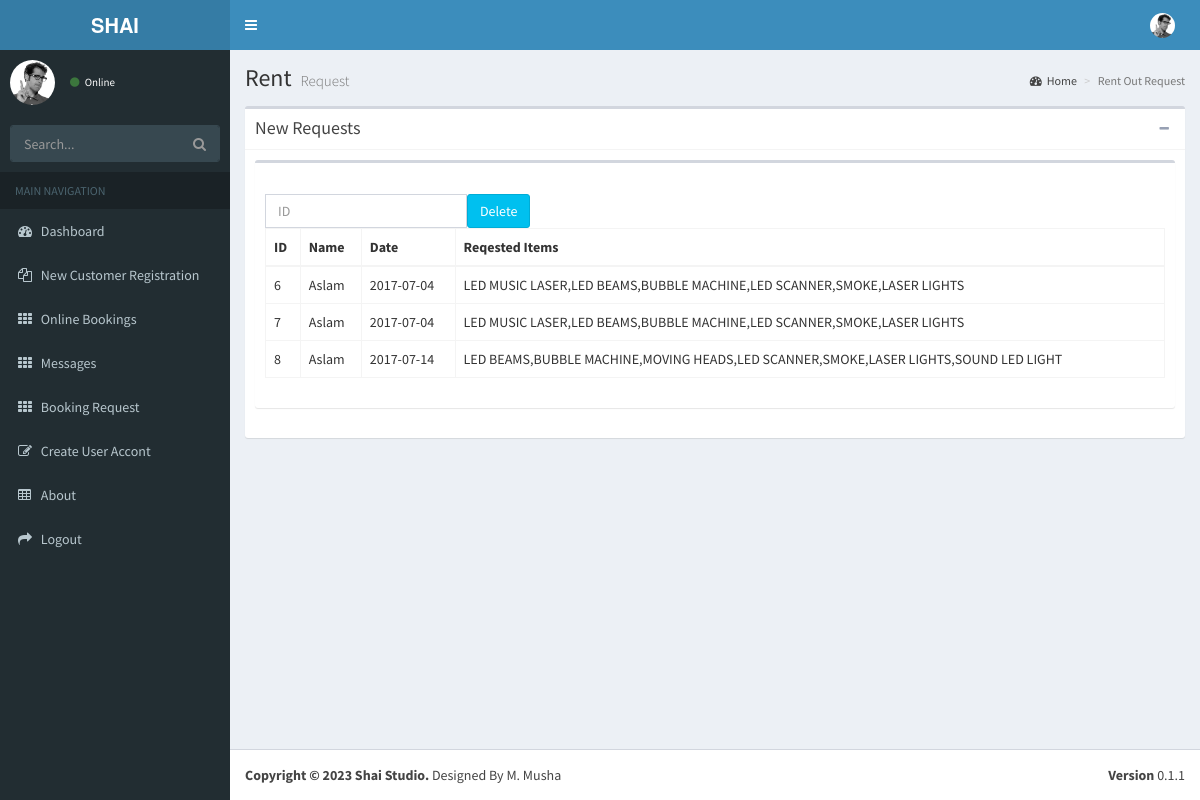
The page /Admin/Rentout.php (signed in) on the database its author committed.
### tables this page shows
CREATE TABLE `rent` (
  `Name` varchar(100) NOT NULL,
  `Date` date NOT NULL,
  `item` varchar(100) NOT NULL,
  `ID` int(11) NOT NULL
);

### Admin/Rentout.php (the view, shortened to what this page needs)
<?php include('session.php');
?>
<!DOCTYPE html>
<html>
<head>
  <link rel="stylesheet" href="bootstrap/css/bootstrap.min.css">
  <link rel="stylesheet" href="https://cdnjs.cloudflare.com/ajax/libs/font-awesome/4.5.0/css/font-awesome.min.css">
  <link rel="stylesheet" href="https://cdnjs.cloudflare.com/ajax/libs/ionicons/2.0.1/css/ionicons.min.css">
  <link rel="stylesheet" href="dist/css/AdminLTE.min.css">
  <link rel="stylesheet" href="dist/css/skins/_all-skins.min.css">
  <link rel="stylesheet" href="plugins/iCheck/flat/blue.css">
</head>
<body class="hold-transition skin-blue sidebar-mini">
<div class="wrapper">
  <header class="main-header">
    <a href="Dashboard.php" class="logo">
      <span class="logo-lg"><b>SHAI STUDIO</b>Production</span>
    </a>
    <nav class="navbar navbar-static-top">
      <a href="#" class="sidebar-toggle" data-toggle="offcanvas" role="button">
      </a>
      <div class="navbar-custom-menu">
        <ul class="nav navbar-nav">
          <li class="dropdown user user-menu">
            <a href="#" class="dropdown-toggle" data-toggle="dropdown">
              <img src="dist/img/user2-160x160.jpg" class="user-image" alt="User Image">
            </a>
          </li>
        </ul>
      </div>
    </nav>
  </header>
  <aside class="main-sidebar">
    <section class="sidebar">
      <div class="user-panel">
        <div class="pull-left image">
          <img src="dist/img/user2-160x160.jpg" class="img-circle" alt="User Image">
        </div>
        <div class="pull-left info">
          <a href="#"><i class="fa fa-circle text-success"></i> Online</a>
        </div>
      </div>
      <form action="#" method="get" class="sidebar-form">
        <div class="input-group">
          <input type="text" name="q" class="form-control" placeholder="Search...">
              <span class="input-group-btn">
                <button type="submit" name="search" id="search-btn" class="btn btn-flat"><i class="fa fa-search"></i>
                </button>
              </span>
        </div>
      </form>
      <ul class="sidebar-menu">
        <li class="header">MAIN NAVIGATION</li>
        <li class="treeview">
          <a href="Dashboard.php">
            <i class="fa fa-dashboard"></i> <span>Dashboard</span>
          </a>
        </li>
        <li class="treeview">
          <a href="Customer.php">
            <i class="fa fa-files-o"></i>
            <span>New Customer Registration</span>
          </a>
        </li>
        <li class="treeview">
          <a href="onlinebooking.php">
            <i class="fa fa-th"></i> <span>Online Bookings</span>
           </a>
        </li>
       <li class="treeview">
          <a href="Messages.php">
            <i class="fa fa-th"></i> <span>Messages</span>
           </a>
        </li>
     <li class="treeview">
          <a href="Bookingreq.php">
            <i class="fa fa-th"></i> <span>Booking Request</span>
           </a>
        </li>
        <li class="treeview">
          <a href="UserAccont.php">
            <i class="fa fa-edit"></i> <span>Create User Accont</span>
          </a>
        </li>
        <li class="treeview">
          <a href="About.php">
            <i class="fa fa-table"></i> <span>About</span>
          </a>
        </li>
        <li class="treeview">
          <a href="Logout.php" onclick="return confirm('Are you sure! you want to Signout?')">
            <i class="fa fa-share"></i> <span>Logout</span>
          </a>
         </li>
</ul>
    </section>
  </aside>
  <div class="content-wrapper">
    <section class="content-header">
      <h1>
        Rent
        <small>Request</small>
      </h1>
      <ol class="breadcrumb">
        <li><a href="Dashboard.php"><i class="fa fa-dashboard"></i>Home</a></li>
        <li class="active">Rent Out Request</li>
      </ol>
    </section>
<section class="content-header">
<div class="row">
 <div class="col-md-12">
<div class="box">
            <div class="box-header with-border">
              <h3 class="box-title">New Requests</h3>
              <div class="box-tools pull-right">
                <button type="button" class="btn btn-box-tool" data-widget="collapse"><i class="fa fa-minus"></i>
                </button>
   </div>
            </div>
            <div class="box-body" style="display: block;">
              <div class="row">
                <div class="col-xs-12">
                             <div class="box">
            <div class="box-header">
            </div>
            <div class="box-body">
              <div id="example2_wrapper" class="dataTables_wrapper form-inline dt-bootstrap">
              <div class="row">
              <div class="col-sm-6"></div>
              <div class="col-sm-6"></div>
              </div>
 				 <div class="form-group">
            <form method="post" action="" name="form3">
     <input type="text" class="form-control" id="idd" name="idd" placeholder="ID">
     <input type="submit" value="Delete" name="Delete1" id="Delete1" class="btn btn-info pull-right"/>
  </form>
                </div>
 <div class="form-group">
 <div class="col-sm-6"></div>
</div>
              <div class="row"><div class="col-sm-12">
              <table id="example2" class="table table-bordered table-hover dataTable" role="grid" aria-describedby="example2_info">
                <thead>
                <tr role="row">
                 <th class="sorting" tabindex="0" aria-controls="example2" rowspan="1" colspan="1" aria-label="Rendering engine: activate to sort column descending" aria-sort="ascending">ID</th>
                <th class="sorting" tabindex="0" aria-controls="example2" rowspan="1" colspan="1" aria-label="Rendering engine: activate to sort column descending" aria-sort="ascending">Name</th>
                 <th class="sorting" tabindex="0" aria-controls="example2" rowspan="1" colspan="1" aria-label="Browser: activate to sort column ascending">Date</th>
                 <th class="sorting" tabindex="0" aria-controls="example2" rowspan="1" colspan="1" aria-label="Browser: activate to sort column ascending">Reqested Items</th>
                </tr>
                </thead>
                <tbody>
                  <?php
				   $sql = "SELECT * FROM rent";
      $result = mysqli_query($conn,$sql);
      while($row = mysqli_fetch_array($result,MYSQLI_ASSOC))
	 					{
        ?>
                <tr role="row" class="odd">
                  <td class="sorting_1"><?php echo $row['ID']; ?></td>
				  <td><?php echo $row['Name']; ?></td>
                  <td><?php echo $row['Date']; ?></td>
                          <td><?php echo $row['item']; ?></td>
                </tr>
                <?php
    }
?>
                </tbody>
              </table>
              </div>
              </div>
</div>
            </div>
          </div>
                </div>
                </div>
              </div>
</div>
</div>
</div>
        </section>
  </div>
  <footer class="main-footer">
    <div class="pull-right hidden-xs">
      <b>Version</b> 0.1.1
    </div>
    <strong>Copyright &copy; 2023 Shai Studio.</strong> Designed By M. Musha
  </footer>
</div>
</body>
</html>

### rows shown on the page
rent: ID "6", Name "Aslam", Date "2017-07-04", item "LED MUSIC LASER,LED BEAMS,BUBBLE MACHINE,LED SCANNER,SMOKE,LASER LIGHTS"
rent: ID "7", Name "Aslam", Date "2017-07-04", item "LED MUSIC LASER,LED BEAMS,BUBBLE MACHINE,LED SCANNER,SMOKE,LASER LIGHTS"
rent: ID "8", Name "Aslam", Date "2017-07-14", item "LED BEAMS,BUBBLE MACHINE,MOVING HEADS,LED SCANNER,SMOKE,LASER LIGHTS,SOUND LED LIGHT"
